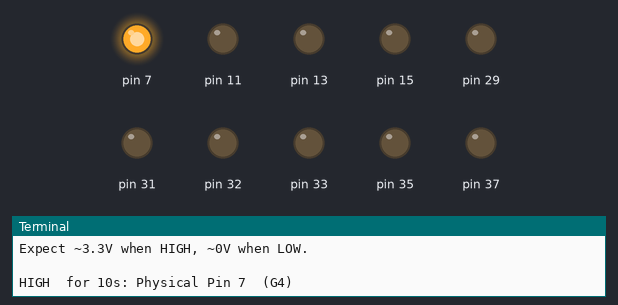
This program was run on a simulated Jetson Nano (header pin numbers). Shown: output pins drawn as LEDs (lit = HIGH), the last lines printed to the terminal.

Above: at 0.1 s.
At 22.1 s:
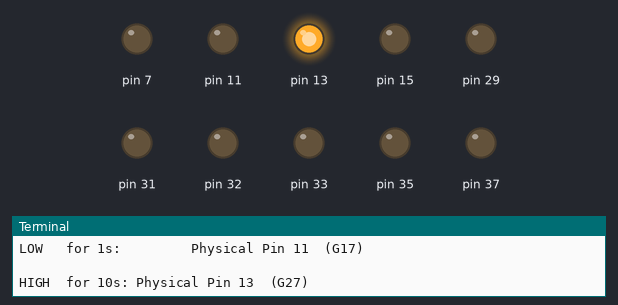
At 33.1 s:
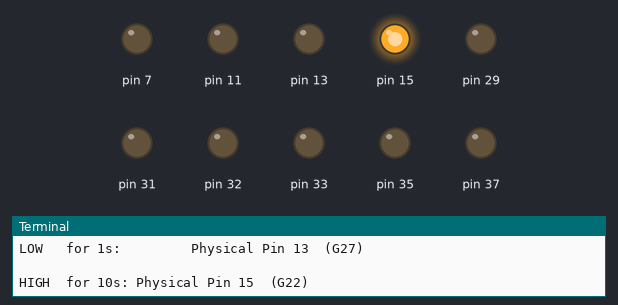
At 55.1 s:
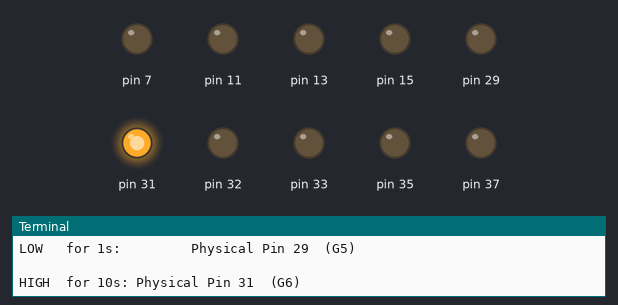
At 88.1 s:
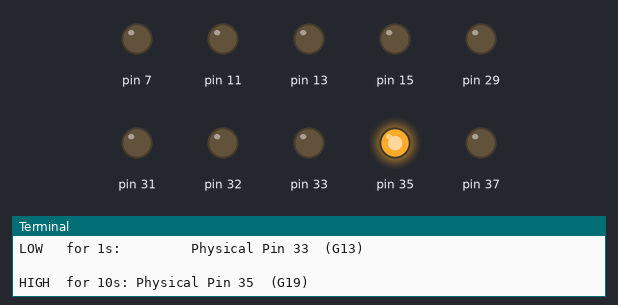
At 121.1 s:
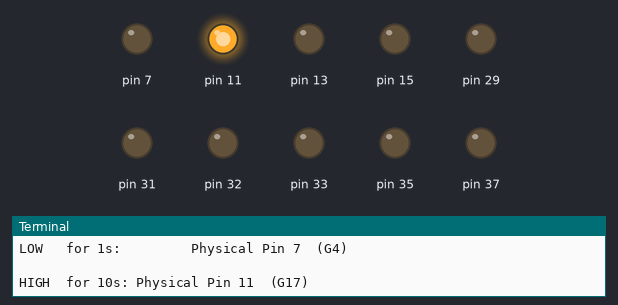
Timing chart, 0 to 122.6 s (numbered marks = the images above):
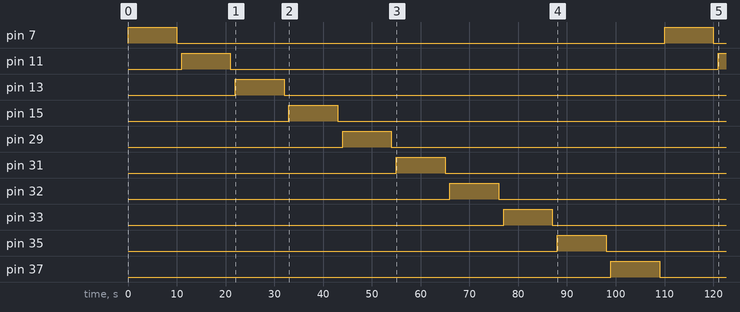

Measured:
- by itself, pin 7: alternates HIGH for 10.0 s and LOW for 100 s
- by itself, pin 11: LOW → HIGH at 11.0 s, → LOW 10.0 s later, → HIGH 100 s later
- by itself, pin 13: LOW → HIGH at 22.0 s, → LOW 10.0 s later
- by itself, pin 15: LOW → HIGH at 33.0 s, → LOW 10.0 s later
- by itself, pin 29: LOW → HIGH at 44.0 s, → LOW 10.0 s later
- by itself, pin 31: LOW → HIGH at 55.0 s, → LOW 10.0 s later
- by itself, pin 32: LOW → HIGH at 66.0 s, → LOW 10.0 s later
- by itself, pin 33: LOW → HIGH at 77.0 s, → LOW 10.0 s later

The program:

wedge_test.py
```python
#!/usr/bin/env python3
"""
Jetson Orin Nano 40-pin GPIO voltage test (Pi Wedge B+ friendly).

- Uses Jetson.GPIO in BOARD mode (physical pin numbers).
- Prints the Pi Wedge B+ "Gxx" label (Raspberry Pi BCM) for each pin.
- Drives each selected pin HIGH for N seconds, then LOW, then moves to next.

How to test with a multimeter:
- Black probe: any GND pin (6, 9, 14, 20, 25, 30, 34, 39)
- Red probe: the pin currently being driven HIGH
- Expect ~3.3V when HIGH, ~0V when LOW
"""

import time
import Jetson.GPIO as GPIO

# ---------------------------
# Configuration
# ---------------------------
HOLD_SECONDS = 10

# Safer, "plain GPIO" style pins (good first set to verify hardware).
# These correspond to common Pi Wedge labels: G4, G17, G27, G22, G5, G6, G12, G13, G19, G26
SAFE_TEST_PINS = [7, 11, 13, 15, 29, 31, 32, 33, 35, 37]

# Full set of GPIO-labeled wedge pins (includes bus pins like I2C/SPI/UART).
# WARNING: Toggling these can interfere with devices/services using those buses.
ALL_WEDGE_GPIO_PINS = [
    3, 5, 7, 8, 10, 11, 12, 13, 15, 16,
    18, 19, 21, 22, 23, 24, 26, 27, 28,
    29, 31, 32, 33, 35, 36, 37, 38, 40
]

# Choose which set to test:
TEST_PINS = SAFE_TEST_PINS  # change to ALL_WEDGE_GPIO_PINS if you really want everything

# ---------------------------
# Pi Wedge "Gxx" (BCM) -> Physical pin map (BOARD)
# ---------------------------
WEDGE_G_TO_PHYS = {
    "G2": 3,
    "G3": 5,
    "G4": 7,
    "G14": 8,
    "G15": 10,
    "G17": 11,
    "G18": 12,
    "G27": 13,
    "G22": 15,
    "G23": 16,
    "G24": 18,
    "G10": 19,
    "G9": 21,
    "G25": 22,
    "G11": 23,
    "G8": 24,
    "G7": 26,
    "G0": 27,   # ID_SD on Pi
    "G1": 28,   # ID_SC on Pi
    "G5": 29,
    "G6": 31,
    "G12": 32,
    "G13": 33,
    "G19": 35,
    "G16": 36,
    "G26": 37,
    "G20": 38,
    "G21": 40,
}

PHYS_TO_WEDGE_G = {v: k for k, v in WEDGE_G_TO_PHYS.items()}


def wedge_label_for_phys(pin: int) -> str:
    return PHYS_TO_WEDGE_G.get(pin, "(no G label)")


def main() -> None:
    GPIO.setmode(GPIO.BOARD)

    print("Selected test pins (physical -> wedge):")
    for p in TEST_PINS:
        print(f"  Pin {p:>2} -> {wedge_label_for_phys(p)}")

    print("\nStarting loop. Measure voltage from the active pin to GND.")
    print("Expect ~3.3V when HIGH, ~0V when LOW.\n")

    try:
        # Set up all pins as outputs LOW initially
        for p in TEST_PINS:
            GPIO.setup(p, GPIO.OUT, initial=GPIO.LOW)

        while True:
            for p in TEST_PINS:
                label = wedge_label_for_phys(p)

                GPIO.output(p, GPIO.HIGH)
                print(f"HIGH  for {HOLD_SECONDS}s: Physical Pin {p}  ({label})")
                time.sleep(HOLD_SECONDS)

                GPIO.output(p, GPIO.LOW)
                print(f"LOW   for 1s:         Physical Pin {p}  ({label})\n")
                time.sleep(1)

    except KeyboardInterrupt:
        print("\nStopping.")
    finally:
        GPIO.cleanup()


if __name__ == "__main__":
    main()
```
